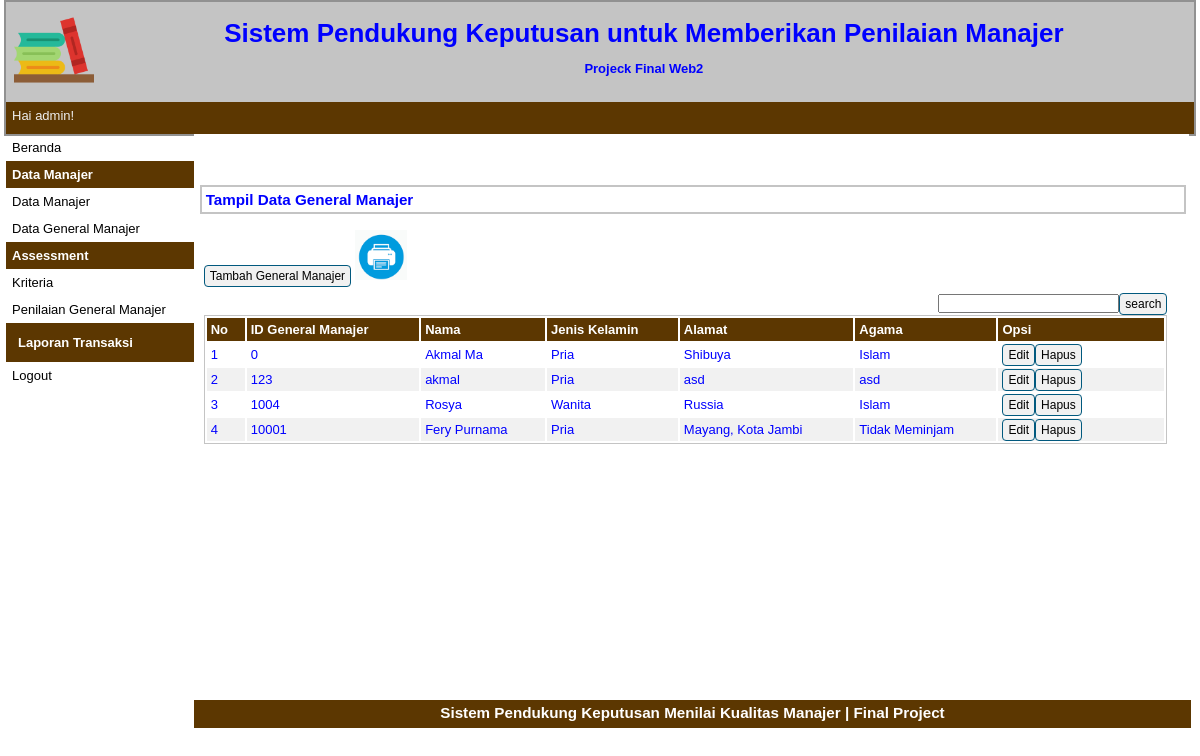
Page /halaman-admin.php?p=gm (signed in) on the earlier database version.
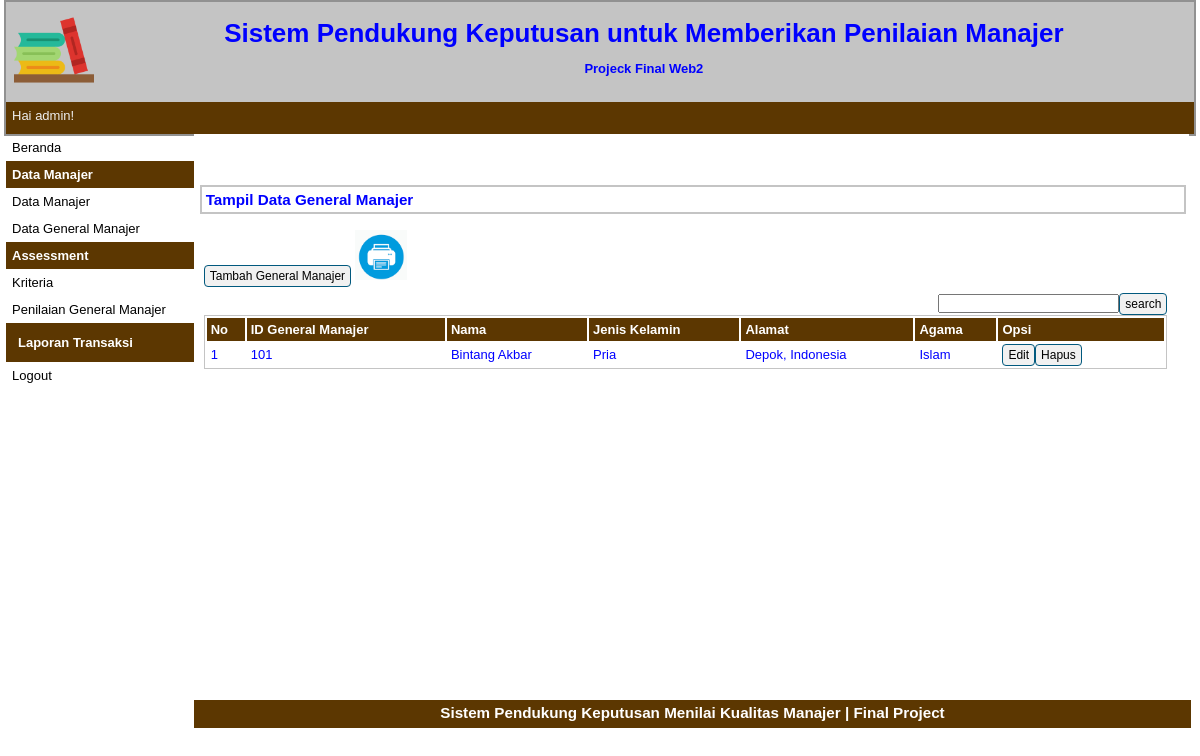
Same page on the later database version.
### tables this page shows
CREATE TABLE `tb_gm` (
  `id_gm` int(5) NOT NULL,
  `nama` varchar(30) NOT NULL,
  `jeniskelamin` varchar(10) NOT NULL,
  `alamat` varchar(40) NOT NULL,
  `agama` varchar(20) NOT NULL
);

### pages/gm.php (the view, shortened to what this page needs)
<div id="label-page"><h3>Tampil Data General Manajer</h3></div>
<div id="content">
	<p id="tombol-tambah-container"><a href="halaman-admin.php?p=gm-input" class="tombol">Tambah General Manajer</a>
	<a target="_blank" href="pages/cetak.php"><img src="print.png" height="50px" height="50px"></a>
	<FORM CLASS="form-inline" METHOD="POST">
	<div align="right"><form method=post><input type="text" name="pencarian"><input type="submit" name="search" value="search" class="tombol"></form>
	</FORM>
	</p>
	<table id="tabel-tampil">
		<tr>
			<th id="label-tampil-no">No</td>
			<th>ID General Manajer</th>
			<th>Nama</th>
			<th>Jenis Kelamin</th>
			<th>Alamat</th>
			<th>Agama</th>
			<th id="label-opsi">Opsi</th>
		</tr>
		<?php
		$nomor = 1;
		$query = "SELECT * FROM tb_gm";
		$q_tampil_anggota = mysqli_query($db, $query);
		if(mysqli_num_rows($q_tampil_anggota)>0)
		{
		while($r_tampil_anggota=mysqli_fetch_array($q_tampil_anggota)){
		?>
		<tr>
			<td><?php echo $nomor; ?></td>
			<td><?php echo $r_tampil_anggota['id_gm']; ?></td>
			<td><?php echo $r_tampil_anggota['nama']; ?></td>
			<td><?php echo $r_tampil_anggota['jeniskelamin']; ?></td>
			<td><?php echo $r_tampil_anggota['alamat']; ?></td>
			<td><?php echo $r_tampil_anggota['agama']; ?></td>
			<td>
				<div class="tombol-opsi-container"><a href="index.php?p=gm-edit&id=<?php echo $r_tampil_anggota['id_gm'];?>" class="tombol">Edit</a></div>
				<div class="tombol-opsi-container"><a href="proses/gm-hapus.php?id=<?php echo $r_tampil_anggota['id_gm']; ?>" onclick = "return confirm ('Apakah Anda Yakin Akan Menghapus Data Ini?')" class="tombol">Hapus</a></div>
			</td>
		</tr>
		<?php $nomor++; }
		}
		else {
			echo "<tr><td colspan=6>Data Tidak Ditemukan</td></tr>";
		}?>
	</table>
</div>

### halaman-admin.php (shortened to what this page needs)
<?php
if (isset($_SESSION['sesi'])) {
?>
  <!doctype html>
  <html>
  <head>
    <link rel="stylesheet" type="text/css" href="style.css">
  </head>
  <body>
    <div id="container">
      <div id="header">
        <div id="logo-perpustakaan-container">
          <image id="logo-perpustakaan" src="images/logo-perpustakaan3.png" border=0 style="border:0; text-decoration:none; outline:none">
        </div>
        <div id="nama-alamat-perpustakaan-container">
          <div class="nama-alamat-perpustakaan">
            <h1> Sistem Pendukung Keputusan untuk Memberikan Penilaian Manajer </h1>
          </div>
          <div class="nama-alamat-perpustakaan">
            <h4> Projeck Final Web2</h4>
          </div>
        </div>
      </div>
      <div id="header2">
        <div id="nama-user">Hai <?php echo $_SESSION['sesi'];
                                ?>!</div>
      </div>
      <div id="sidebar">
        <a href="halaman-admin.php?p=beranda">Beranda</a>
        <p class="label-navigasi">Data Manajer</p>
        <ul>
          <li><a href="halaman-gm.php?p=manajer">Data Manajer</a></li>
          <li><a href="halaman-gm.php?p=gm">Data General Manajer</a></li>
        </ul>
        <p class="label-navigasi">Assessment</p>
        <ul>
          <li><a href="halaman-gm.php?p=kriteria">Kriteria</a></li>
          <li><a href="halaman-gm.php?p=gm-hasil-nilai">Penilaian General Manajer</a></li>
        </ul>
        <p class="label-navigasi" style="color: white;"><a href="halaman-admin.php?p=laporan-transaksi" style="color: white;">Laporan Transaksi</a></p>
        <a href="logout.php">Logout</a>
      </div>
      <div id="content-container">
        <div class="container">
          <div class="row"><br /><br /><br />
          </div>
        </div>
        <?php
        $pages_dir = 'pages';
        if (!empty($_GET['p'])) {
          $pages = scandir($pages_dir, 0);
          unset($pages[0], $pages[1]);
          $p = $_GET['p'];
          if (in_array($p . '.php', $pages)) {
            include($pages_dir . '/' . $p . '.php');
          } else {
            echo 'Halaman Tidak Ditemukan';
          }
        } else {
          include($pages_dir . '/beranda.php');
        }
        ?>
      </div>
      <div id="footer">
        <h3>Sistem Pendukung Keputusan Menilai Kualitas Manajer | Final Project </h3>
      </div>
    </div>
  </body>
  </html>
  <?php
} else {
  header('location:login.php');
}
?>

### style.css (style rules this page uses)
* { margin:0px; padding:0px }
body { font-family:sans-serif; font-size:13px; color:blue; }
#container { width:99%; margin:0px auto; border:2px solid #919191; background-color:#C4C4C4; }
#header { width:100%; height:100px; background-color:#C4C4C4; }
#logo-perpustakaan-container { float:left; width:6%; height:80%; padding:8px; }
#logo-perpustakaan { width:80px; height:80px; border:2px solid #FFFFFF; }
#nama-alamat-perpustakaan-container { float:left; width:90%; padding:10px; }
.nama-alamat-perpustakaan { float:left; width:100%; padding:6px; text-align:center; }
#header2 { width:100%; height:32px; background-color:#5C3701; color:#FFFFFF; }
#nama-user { float:left; color:#EEEEEE; padding:6px; }
#sidebar { float:left; width:15.8%; }
#sidebar ul { list-style:none; }
#sidebar a:link, #sidebar a:visited { color:black; text-decoration:none; display:block; padding:6px; }
.label-navigasi { background-color:#5C3701; padding:6px; color:white; font-weight:bold; }
#content-container { float:left; width:83.8%; background-color:#FFFFFF; }
#footer { width:99.4%; height:20px; clear:both; text-align:center; padding:4px; background-color:#5C3701; color:#FFFFFF; }
#label-page { margin-top:6px; margin-bottom:6px; margin-left:6px; border:2px solid #C4C4C4; padding:4px; width:97.9%; }
#content { float:left; width:96.8%; min-height:454px; background-image : border:2px solid #C4C4C4; padding:10px; margin-bottom:6px; }
.tombol { border-radius:4px; font-size:12px; text-decoration:none; background-color:#F1F1F1; padding-top:3px; padding-bottom:3px; padding-left:5px; padding-right:5px; border:1px solid #01597E; color:black; }
#tombol-tambah-container { margin-bottom:10px; }
#tabel-tampil { border:1px solid #C4C4C4; width:100%; }
#tabel-tampil tr:nth-child(odd) { background-color:#F1F1F1; }
#tabel-tampil tr th { background-color:#5C3701; color:#FFFFFF; padding:4px; text-align:left; }
#tabel-tampil td { padding:4px; }
#label-tampil-no { width:30px; }
#label-opsi { width:158px; font-weight:bold; }
.tombol-opsi-container { float:left; }

Differences in the rows shown:
removed tb_gm: id_gm "0", nama "Akmal Ma", jeniskelamin "Pria", alamat "Shibuya", agama "Islam"
removed tb_gm: id_gm "123", nama "akmal", jeniskelamin "Pria", alamat "asd", agama "asd"
removed tb_gm: id_gm "1004", nama "Rosya", jeniskelamin "Wanita", alamat "Russia", agama "Islam"
removed tb_gm: id_gm "10001", nama "Fery Purnama", jeniskelamin "Pria", alamat "Mayang, Kota Jambi", agama "Tidak Meminjam"
added tb_gm: id_gm "101", nama "Bintang Akbar", jeniskelamin "Pria", alamat "Depok, Indonesia", agama "Islam"
